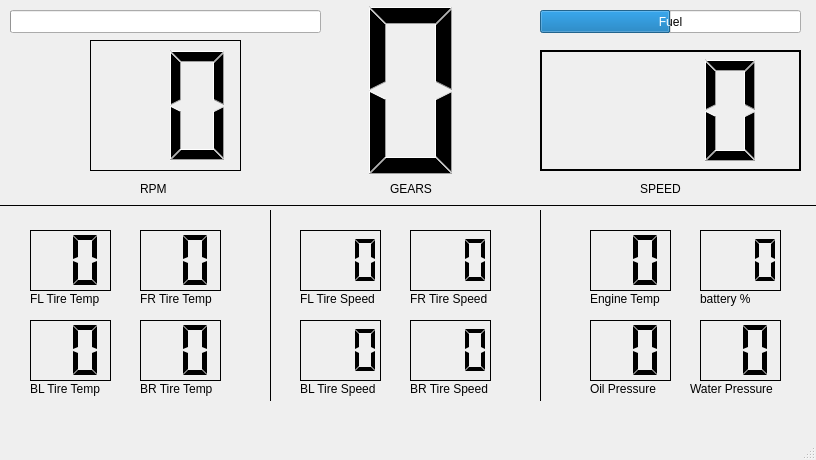
<?xml version="1.0" encoding="UTF-8"?>
<ui version="4.0">
 <class>MainWindow</class>
 <widget class="QMainWindow" name="MainWindow">
  <property name="geometry">
   <rect>
    <x>0</x>
    <y>0</y>
    <width>816</width>
    <height>460</height>
   </rect>
  </property>
  <property name="windowTitle">
   <string>MainWindow</string>
  </property>
  <widget class="QWidget" name="centralwidget">
   <widget class="QLCDNumber" name="FR_tire">
    <property name="geometry">
     <rect>
      <x>140</x>
      <y>230</y>
      <width>81</width>
      <height>61</height>
     </rect>
    </property>
    <property name="frameShadow">
     <enum>QFrame::Shadow::Plain</enum>
    </property>
    <property name="digitCount">
     <number>2</number>
    </property>
    <property name="segmentStyle">
     <enum>QLCDNumber::SegmentStyle::Flat</enum>
    </property>
   </widget>
   <widget class="Line" name="line_2">
    <property name="geometry">
     <rect>
      <x>260</x>
      <y>210</y>
      <width>20</width>
      <height>191</height>
     </rect>
    </property>
    <property name="frameShadow">
     <enum>QFrame::Shadow::Plain</enum>
    </property>
    <property name="orientation">
     <enum>Qt::Orientation::Vertical</enum>
    </property>
   </widget>
   <widget class="QLabel" name="label_4">
    <property name="geometry">
     <rect>
      <x>140</x>
      <y>380</y>
      <width>91</width>
      <height>18</height>
     </rect>
    </property>
    <property name="text">
     <string>BR Tire Temp</string>
    </property>
   </widget>
   <widget class="QLCDNumber" name="FR_tire_Speed">
    <property name="geometry">
     <rect>
      <x>410</x>
      <y>230</y>
      <width>81</width>
      <height>61</height>
     </rect>
    </property>
    <property name="frameShadow">
     <enum>QFrame::Shadow::Plain</enum>
    </property>
    <property name="digitCount">
     <number>3</number>
    </property>
    <property name="segmentStyle">
     <enum>QLCDNumber::SegmentStyle::Flat</enum>
    </property>
   </widget>
   <widget class="QLCDNumber" name="FL_tire">
    <property name="geometry">
     <rect>
      <x>30</x>
      <y>230</y>
      <width>81</width>
      <height>61</height>
     </rect>
    </property>
    <property name="frameShadow">
     <enum>QFrame::Shadow::Plain</enum>
    </property>
    <property name="digitCount">
     <number>2</number>
    </property>
    <property name="segmentStyle">
     <enum>QLCDNumber::SegmentStyle::Flat</enum>
    </property>
   </widget>
   <widget class="QLabel" name="label_8">
    <property name="geometry">
     <rect>
      <x>690</x>
      <y>380</y>
      <width>101</width>
      <height>18</height>
     </rect>
    </property>
    <property name="text">
     <string>Water Pressure</string>
    </property>
   </widget>
   <widget class="QLCDNumber" name="Engine_Temp">
    <property name="geometry">
     <rect>
      <x>590</x>
      <y>230</y>
      <width>81</width>
      <height>61</height>
     </rect>
    </property>
    <property name="frameShadow">
     <enum>QFrame::Shadow::Plain</enum>
    </property>
    <property name="digitCount">
     <number>2</number>
    </property>
    <property name="segmentStyle">
     <enum>QLCDNumber::SegmentStyle::Flat</enum>
    </property>
   </widget>
   <widget class="QLabel" name="label">
    <property name="geometry">
     <rect>
      <x>140</x>
      <y>180</y>
      <width>66</width>
      <height>18</height>
     </rect>
    </property>
    <property name="text">
     <string>RPM</string>
    </property>
   </widget>
   <widget class="QProgressBar" name="rpm_bar">
    <property name="geometry">
     <rect>
      <x>10</x>
      <y>10</y>
      <width>311</width>
      <height>23</height>
     </rect>
    </property>
    <property name="maximum">
     <number>16</number>
    </property>
    <property name="value">
     <number>-1</number>
    </property>
    <property name="textVisible">
     <bool>true</bool>
    </property>
    <property name="orientation">
     <enum>Qt::Orientation::Horizontal</enum>
    </property>
    <property name="invertedAppearance">
     <bool>false</bool>
    </property>
    <property name="format">
     <string>RPM</string>
    </property>
   </widget>
   <widget class="QLabel" name="label_2">
    <property name="geometry">
     <rect>
      <x>640</x>
      <y>180</y>
      <width>66</width>
      <height>18</height>
     </rect>
    </property>
    <property name="text">
     <string>SPEED</string>
    </property>
   </widget>
   <widget class="QLCDNumber" name="OIl_pressure">
    <property name="geometry">
     <rect>
      <x>590</x>
      <y>320</y>
      <width>81</width>
      <height>61</height>
     </rect>
    </property>
    <property name="frameShadow">
     <enum>QFrame::Shadow::Plain</enum>
    </property>
    <property name="digitCount">
     <number>2</number>
    </property>
    <property name="segmentStyle">
     <enum>QLCDNumber::SegmentStyle::Flat</enum>
    </property>
   </widget>
   <widget class="QLabel" name="label_9">
    <property name="geometry">
     <rect>
      <x>700</x>
      <y>290</y>
      <width>91</width>
      <height>18</height>
     </rect>
    </property>
    <property name="text">
     <string>battery %</string>
    </property>
   </widget>
   <widget class="QLCDNumber" name="FL_tire_Speed">
    <property name="geometry">
     <rect>
      <x>300</x>
      <y>230</y>
      <width>81</width>
      <height>61</height>
     </rect>
    </property>
    <property name="frameShadow">
     <enum>QFrame::Shadow::Plain</enum>
    </property>
    <property name="digitCount">
     <number>3</number>
    </property>
    <property name="segmentStyle">
     <enum>QLCDNumber::SegmentStyle::Flat</enum>
    </property>
   </widget>
   <widget class="QLabel" name="label_14">
    <property name="geometry">
     <rect>
      <x>300</x>
      <y>290</y>
      <width>91</width>
      <height>18</height>
     </rect>
    </property>
    <property name="text">
     <string>FL Tire Speed</string>
    </property>
   </widget>
   <widget class="QLabel" name="label_7">
    <property name="geometry">
     <rect>
      <x>390</x>
      <y>180</y>
      <width>51</width>
      <height>18</height>
     </rect>
    </property>
    <property name="text">
     <string>GEARS</string>
    </property>
   </widget>
   <widget class="QLabel" name="label_15">
    <property name="geometry">
     <rect>
      <x>300</x>
      <y>380</y>
      <width>91</width>
      <height>18</height>
     </rect>
    </property>
    <property name="text">
     <string>BL Tire Speed</string>
    </property>
   </widget>
   <widget class="QLCDNumber" name="Water_pressure">
    <property name="geometry">
     <rect>
      <x>700</x>
      <y>320</y>
      <width>81</width>
      <height>61</height>
     </rect>
    </property>
    <property name="frameShadow">
     <enum>QFrame::Shadow::Plain</enum>
    </property>
    <property name="digitCount">
     <number>2</number>
    </property>
    <property name="segmentStyle">
     <enum>QLCDNumber::SegmentStyle::Flat</enum>
    </property>
   </widget>
   <widget class="QLCDNumber" name="Gears">
    <property name="geometry">
     <rect>
      <x>350</x>
      <y>-10</y>
      <width>121</width>
      <height>201</height>
     </rect>
    </property>
    <property name="frameShape">
     <enum>QFrame::Shape::NoFrame</enum>
    </property>
    <property name="frameShadow">
     <enum>QFrame::Shadow::Plain</enum>
    </property>
    <property name="digitCount">
     <number>1</number>
    </property>
   </widget>
   <widget class="QLCDNumber" name="BL_tire">
    <property name="geometry">
     <rect>
      <x>30</x>
      <y>320</y>
      <width>81</width>
      <height>61</height>
     </rect>
    </property>
    <property name="frameShadow">
     <enum>QFrame::Shadow::Plain</enum>
    </property>
    <property name="digitCount">
     <number>2</number>
    </property>
    <property name="segmentStyle">
     <enum>QLCDNumber::SegmentStyle::Flat</enum>
    </property>
   </widget>
   <widget class="QProgressBar" name="fuel">
    <property name="geometry">
     <rect>
      <x>540</x>
      <y>10</y>
      <width>261</width>
      <height>23</height>
     </rect>
    </property>
    <property name="maximum">
     <number>60</number>
    </property>
    <property name="value">
     <number>30</number>
    </property>
    <property name="format">
     <string>Fuel</string>
    </property>
   </widget>
   <widget class="QLCDNumber" name="BL_tire_Speed">
    <property name="geometry">
     <rect>
      <x>300</x>
      <y>320</y>
      <width>81</width>
      <height>61</height>
     </rect>
    </property>
    <property name="frameShadow">
     <enum>QFrame::Shadow::Plain</enum>
    </property>
    <property name="digitCount">
     <number>3</number>
    </property>
    <property name="segmentStyle">
     <enum>QLCDNumber::SegmentStyle::Flat</enum>
    </property>
   </widget>
   <widget class="QLabel" name="label_13">
    <property name="geometry">
     <rect>
      <x>410</x>
      <y>290</y>
      <width>91</width>
      <height>18</height>
     </rect>
    </property>
    <property name="text">
     <string>FR Tire Speed</string>
    </property>
   </widget>
   <widget class="QLCDNumber" name="RPM">
    <property name="geometry">
     <rect>
      <x>90</x>
      <y>40</y>
      <width>151</width>
      <height>131</height>
     </rect>
    </property>
    <property name="frameShape">
     <enum>QFrame::Shape::Panel</enum>
    </property>
    <property name="frameShadow">
     <enum>QFrame::Shadow::Plain</enum>
    </property>
    <property name="digitCount">
     <number>2</number>
    </property>
   </widget>
   <widget class="QLabel" name="label_6">
    <property name="geometry">
     <rect>
      <x>140</x>
      <y>290</y>
      <width>91</width>
      <height>18</height>
     </rect>
    </property>
    <property name="text">
     <string>FR Tire Temp</string>
    </property>
   </widget>
   <widget class="QLabel" name="label_5">
    <property name="geometry">
     <rect>
      <x>30</x>
      <y>290</y>
      <width>91</width>
      <height>18</height>
     </rect>
    </property>
    <property name="text">
     <string>FL Tire Temp</string>
    </property>
   </widget>
   <widget class="Line" name="line">
    <property name="geometry">
     <rect>
      <x>-10</x>
      <y>190</y>
      <width>891</width>
      <height>31</height>
     </rect>
    </property>
    <property name="frameShadow">
     <enum>QFrame::Shadow::Plain</enum>
    </property>
    <property name="orientation">
     <enum>Qt::Orientation::Horizontal</enum>
    </property>
   </widget>
   <widget class="QLCDNumber" name="BR_tire_speed">
    <property name="geometry">
     <rect>
      <x>410</x>
      <y>320</y>
      <width>81</width>
      <height>61</height>
     </rect>
    </property>
    <property name="frameShadow">
     <enum>QFrame::Shadow::Plain</enum>
    </property>
    <property name="digitCount">
     <number>3</number>
    </property>
    <property name="segmentStyle">
     <enum>QLCDNumber::SegmentStyle::Flat</enum>
    </property>
   </widget>
   <widget class="QLabel" name="label_3">
    <property name="geometry">
     <rect>
      <x>30</x>
      <y>380</y>
      <width>91</width>
      <height>18</height>
     </rect>
    </property>
    <property name="text">
     <string>BL Tire Temp</string>
    </property>
   </widget>
   <widget class="QLCDNumber" name="Speed">
    <property name="geometry">
     <rect>
      <x>540</x>
      <y>50</y>
      <width>261</width>
      <height>121</height>
     </rect>
    </property>
    <property name="frameShape">
     <enum>QFrame::Shape::Panel</enum>
    </property>
    <property name="frameShadow">
     <enum>QFrame::Shadow::Plain</enum>
    </property>
    <property name="lineWidth">
     <number>2</number>
    </property>
    <property name="midLineWidth">
     <number>0</number>
    </property>
    <property name="smallDecimalPoint">
     <bool>false</bool>
    </property>
    <property name="digitCount">
     <number>3</number>
    </property>
    <property name="segmentStyle">
     <enum>QLCDNumber::SegmentStyle::Filled</enum>
    </property>
   </widget>
   <widget class="QLCDNumber" name="BR_tire">
    <property name="geometry">
     <rect>
      <x>140</x>
      <y>320</y>
      <width>81</width>
      <height>61</height>
     </rect>
    </property>
    <property name="frameShadow">
     <enum>QFrame::Shadow::Plain</enum>
    </property>
    <property name="digitCount">
     <number>2</number>
    </property>
    <property name="segmentStyle">
     <enum>QLCDNumber::SegmentStyle::Flat</enum>
    </property>
   </widget>
   <widget class="QLabel" name="label_12">
    <property name="geometry">
     <rect>
      <x>410</x>
      <y>380</y>
      <width>101</width>
      <height>18</height>
     </rect>
    </property>
    <property name="text">
     <string>BR Tire Speed</string>
    </property>
   </widget>
   <widget class="QLCDNumber" name="Battery">
    <property name="geometry">
     <rect>
      <x>700</x>
      <y>230</y>
      <width>81</width>
      <height>61</height>
     </rect>
    </property>
    <property name="frameShadow">
     <enum>QFrame::Shadow::Plain</enum>
    </property>
    <property name="digitCount">
     <number>3</number>
    </property>
    <property name="segmentStyle">
     <enum>QLCDNumber::SegmentStyle::Flat</enum>
    </property>
   </widget>
   <widget class="QLabel" name="label_10">
    <property name="geometry">
     <rect>
      <x>590</x>
      <y>290</y>
      <width>91</width>
      <height>18</height>
     </rect>
    </property>
    <property name="text">
     <string>Engine Temp</string>
    </property>
   </widget>
   <widget class="QLabel" name="label_11">
    <property name="geometry">
     <rect>
      <x>590</x>
      <y>380</y>
      <width>91</width>
      <height>18</height>
     </rect>
    </property>
    <property name="text">
     <string>Oil Pressure</string>
    </property>
   </widget>
   <widget class="Line" name="line_3">
    <property name="geometry">
     <rect>
      <x>530</x>
      <y>210</y>
      <width>20</width>
      <height>191</height>
     </rect>
    </property>
    <property name="frameShadow">
     <enum>QFrame::Shadow::Plain</enum>
    </property>
    <property name="orientation">
     <enum>Qt::Orientation::Vertical</enum>
    </property>
   </widget>
  </widget>
  <widget class="QMenuBar" name="menubar">
   <property name="geometry">
    <rect>
     <x>0</x>
     <y>0</y>
     <width>816</width>
     <height>23</height>
    </rect>
   </property>
  </widget>
  <widget class="QStatusBar" name="statusbar"/>
 </widget>
 <resources/>
 <connections/>
</ui>
